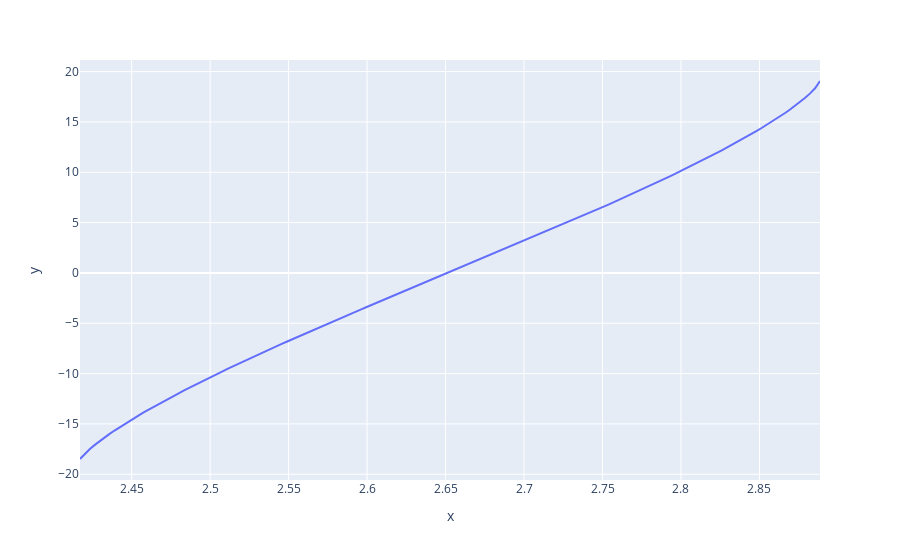

The cell this chart's notebook holds for it:
### Code cell
fig = px.line(x=point_angles, y=point_vs)
fig.show()

### Figure 1 — Plotly figure (JSON) as saved in the notebook; plotly's stock layout.template omitted (floating-point values rounded to 4 significant figures; data arrays with more than 128 entries replaced by an {"elided": "..."} marker saying what was removed)
{"data": [{"hovertemplate": "x=%{x}<br>y=%{y}<extra></extra>", "legendgroup": "", "line": {"color": "#636efa", "dash": "solid"}, "marker": {"symbol": "circle"}, "mode": "lines", "name": "", "orientation": "v", "showlegend": false, "type": "scatter", "x": {"elided": "151 float values"}, "xaxis": "x", "y": {"elided": "151 float values"}, "yaxis": "y"}], "layout": {"autosize": true, "legend": {"tracegroupgap": 0}, "margin": {"t": 60}, "xaxis": {"anchor": "y", "autorange": true, "domain": [0, 1], "range": [2.417, 2.889], "title": {"text": "x"}, "type": "linear"}, "yaxis": {"anchor": "x", "autorange": true, "domain": [0, 1], "range": [-20.57, 21.15], "title": {"text": "y"}, "type": "linear"}}}
